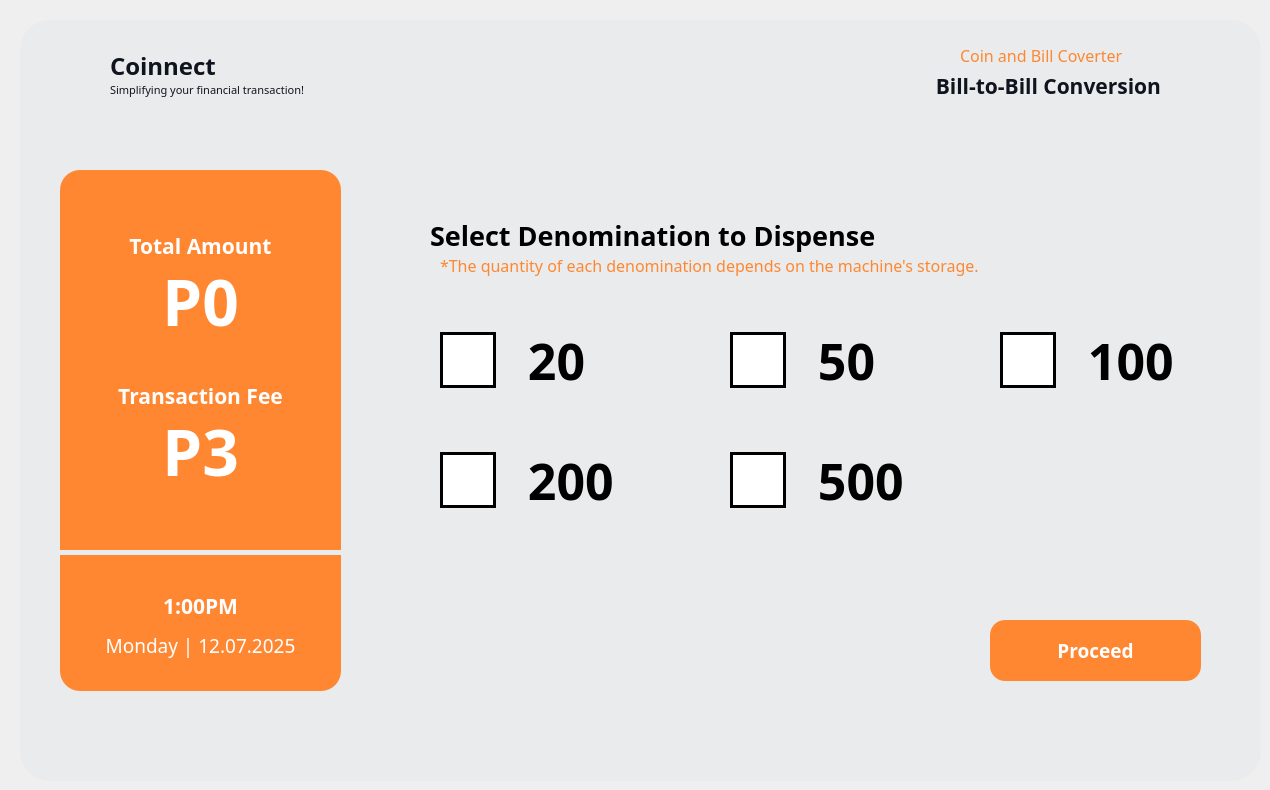
  <widget class="QWidget" name="dashboardFrame_03">
   <widget class="QFrame" name="DashboardFrame_3">
    <property name="enabled">
     <bool>true</bool>
    </property>
    <property name="geometry">
     <rect>
      <x>20</x>
      <y>20</y>
      <width>1241</width>
      <height>761</height>
     </rect>
    </property>
    <property name="font">
     <font>
      <pointsize>9</pointsize>
     </font>
    </property>
    <property name="styleSheet">
     <string notr="true">QFrame {
    background-color: #eaebec;
	border-radius: 30px;
}
</string>
    </property>
    <property name="frameShape">
     <enum>QFrame::NoFrame</enum>
    </property>
    <widget class="QLabel" name="label_137">
     <property name="geometry">
      <rect>
       <x>90</x>
       <y>20</y>
       <width>141</width>
       <height>51</height>
      </rect>
     </property>
     <property name="font">
      <font>
       <family>Montserrat</family>
       <pointsize>18</pointsize>
       <weight>75</weight>
       <bold>true</bold>
      </font>
     </property>
     <property name="styleSheet">
      <string notr="true">QLabel {
    color: #0f151f;
}
</string>
     </property>
     <property name="text">
      <string>Coinnect</string>
     </property>
    </widget>
    <widget class="QLabel" name="label_138">
     <property name="geometry">
      <rect>
       <x>90</x>
       <y>60</y>
       <width>231</width>
       <height>20</height>
      </rect>
     </property>
     <property name="font">
      <font>
       <family>Montserrat</family>
       <pointsize>8</pointsize>
       <weight>50</weight>
       <bold>false</bold>
      </font>
     </property>
     <property name="styleSheet">
      <string notr="true">QLabel {
    color: #0f151f;
}
</string>
     </property>
     <property name="text">
      <string>Simplifying your financial transaction!</string>
     </property>
    </widget>
    <widget class="QLabel" name="main_logo_54">
     <property name="geometry">
      <rect>
       <x>40</x>
       <y>35</y>
       <width>40</width>
       <height>40</height>
      </rect>
     </property>
     <property name="text">
      <string/>
     </property>
     <property name="pixmap">
      <pixmap>images/Coinnect Logo.png</pixmap>
     </property>
     <property name="scaledContents">
      <bool>true</bool>
     </property>
    </widget>
    <widget class="QLabel" name="label_139">
     <property name="geometry">
      <rect>
       <x>410</x>
       <y>190</y>
       <width>561</width>
       <height>51</height>
      </rect>
     </property>
     <property name="font">
      <font>
       <family>Montserrat</family>
       <pointsize>20</pointsize>
       <weight>75</weight>
       <bold>true</bold>
      </font>
     </property>
     <property name="layoutDirection">
      <enum>Qt::LeftToRight</enum>
     </property>
     <property name="styleSheet">
      <string notr="true">QLabel {
    color: black;
	background-color: transparent;
}
</string>
     </property>
     <property name="text">
      <string>Select Denomination to Dispense</string>
     </property>
    </widget>
    <widget class="QLabel" name="label_140">
     <property name="geometry">
      <rect>
       <x>940</x>
       <y>20</y>
       <width>201</width>
       <height>31</height>
      </rect>
     </property>
     <property name="font">
      <font>
       <family>Montserrat</family>
       <pointsize>12</pointsize>
       <weight>50</weight>
       <bold>false</bold>
      </font>
     </property>
     <property name="styleSheet">
      <string notr="true">QLabel {
    color: #ff8731;
}
</string>
     </property>
     <property name="text">
      <string>Coin and Bill Coverter</string>
     </property>
    </widget>
    <widget class="QLabel" name="label_141">
     <property name="geometry">
      <rect>
       <x>850</x>
       <y>40</y>
       <width>291</width>
       <height>51</height>
      </rect>
     </property>
     <property name="font">
      <font>
       <family>Montserrat</family>
       <pointsize>16</pointsize>
       <weight>75</weight>
       <bold>true</bold>
      </font>
     </property>
     <property name="styleSheet">
      <string notr="true">QLabel {
    color: #0F151F;
}
</string>
     </property>
     <property name="text">
      <string>Bill-to-Bill Conversion</string>
     </property>
     <property name="alignment">
      <set>Qt::AlignRight|Qt::AlignTrailing|Qt::AlignVCenter</set>
     </property>
    </widget>
    <widget class="QLabel" name="main_logo_55">
     <property name="geometry">
      <rect>
       <x>1150</x>
       <y>30</y>
       <width>50</width>
       <height>50</height>
      </rect>
     </property>
     <property name="text">
      <string/>
     </property>
     <property name="pixmap">
      <pixmap>images/Bill to Bill.png</pixmap>
     </property>
     <property name="scaledContents">
      <bool>true</bool>
     </property>
    </widget>
    <widget class="QToolButton" name="type_foreignBtn_8">
     <property name="geometry">
      <rect>
       <x>40</x>
       <y>150</y>
       <width>281</width>
       <height>521</height>
      </rect>
     </property>
     <property name="font">
      <font>
       <family>Montserrat</family>
       <pointsize>16</pointsize>
       <weight>75</weight>
       <bold>true</bold>
      </font>
     </property>
     <property name="cursor">
      <cursorShape>ArrowCursor</cursorShape>
     </property>
     <property name="styleSheet">
      <string notr="true">QToolButton {
    background-color: #ff8731;
    color: white;
    border: none;
    border-radius: 20px;
    padding-top:30px;
    text-align: center;
}

</string>
     </property>
     <property name="text">
      <string/>
     </property>
     <property name="iconSize">
      <size>
       <width>200</width>
       <height>200</height>
      </size>
     </property>
     <property name="checkable">
      <bool>false</bool>
     </property>
     <property name="popupMode">
      <enum>QToolButton::DelayedPopup</enum>
     </property>
     <property name="toolButtonStyle">
      <enum>Qt::ToolButtonIconOnly</enum>
     </property>
    </widget>
    <widget class="QToolButton" name="cb_dashboard_proceed">
     <property name="geometry">
      <rect>
       <x>970</x>
       <y>600</y>
       <width>211</width>
       <height>61</height>
      </rect>
     </property>
     <property name="font">
      <font>
       <family>Montserrat</family>
       <pointsize>14</pointsize>
       <weight>75</weight>
       <bold>true</bold>
      </font>
     </property>
     <property name="cursor">
      <cursorShape>PointingHandCursor</cursorShape>
     </property>
     <property name="styleSheet">
      <string notr="true">QToolButton {
    background-color: #ff8731;
    color: white;
    border: none;
    border-radius: 15px;
    text-align: center;
}

QToolButton:hover {
    background-color: #FFA05C;  /* light gray */
}

QToolButton:pressed {
    background-color: #F56600;
    padding-top: 15px;  /* simulate press-in */
    padding-bottom: 20px;
 
}

</string>
     </property>
     <property name="text">
      <string>Proceed</string>
     </property>
     <property name="iconSize">
      <size>
       <width>200</width>
       <height>200</height>
      </size>
     </property>
     <property name="checkable">
      <bool>false</bool>
     </property>
     <property name="popupMode">
      <enum>QToolButton::DelayedPopup</enum>
     </property>
     <property name="toolButtonStyle">
      <enum>Qt::ToolButtonIconOnly</enum>
     </property>
    </widget>
    <widget class="QLabel" name="label_142">
     <property name="geometry">
      <rect>
       <x>420</x>
       <y>220</y>
       <width>651</width>
       <height>51</height>
      </rect>
     </property>
     <property name="font">
      <font>
       <family>Montserrat</family>
       <pointsize>12</pointsize>
       <weight>50</weight>
       <bold>false</bold>
      </font>
     </property>
     <property name="styleSheet">
      <string notr="true">QLabel {
    color: #ff8731;
}
</string>
     </property>
     <property name="text">
      <string>*The quantity of each denomination depends on the machine's storage.</string>
     </property>
    </widget>
    <widget class="QLabel" name="label_143">
     <property name="geometry">
      <rect>
       <x>70</x>
       <y>200</y>
       <width>221</width>
       <height>51</height>
      </rect>
     </property>
     <property name="font">
      <font>
       <family>Montserrat</family>
       <pointsize>16</pointsize>
       <weight>75</weight>
       <bold>true</bold>
      </font>
     </property>
     <property name="layoutDirection">
      <enum>Qt::LeftToRight</enum>
     </property>
     <property name="styleSheet">
      <string notr="true">QLabel {
    color: white;
	background-color: transparent;
}
</string>
     </property>
     <property name="text">
      <string>Total Amount</string>
     </property>
     <property name="alignment">
      <set>Qt::AlignCenter</set>
     </property>
    </widget>
    <widget class="QLabel" name="cb_dashboard_selected">
     <property name="geometry">
      <rect>
       <x>50</x>
       <y>240</y>
       <width>261</width>
       <height>81</height>
      </rect>
     </property>
     <property name="font">
      <font>
       <family>Montserrat</family>
       <pointsize>48</pointsize>
       <weight>75</weight>
       <bold>true</bold>
      </font>
     </property>
     <property name="layoutDirection">
      <enum>Qt::LeftToRight</enum>
     </property>
     <property name="styleSheet">
      <string notr="true">QLabel {
    color: white;
	background-color: transparent;
}
</string>
     </property>
     <property name="text">
      <string>P0</string>
     </property>
     <property name="alignment">
      <set>Qt::AlignCenter</set>
     </property>
    </widget>
    <widget class="QLabel" name="cb_dashboard_tf">
     <property name="geometry">
      <rect>
       <x>90</x>
       <y>390</y>
       <width>181</width>
       <height>81</height>
      </rect>
     </property>
     <property name="font">
      <font>
       <family>Montserrat</family>
       <pointsize>48</pointsize>
       <weight>75</weight>
       <bold>true</bold>
      </font>
     </property>
     <property name="layoutDirection">
      <enum>Qt::LeftToRight</enum>
     </property>
     <property name="styleSheet">
      <string notr="true">QLabel {
    color: white;
	background-color: transparent;
}
</string>
     </property>
     <property name="text">
      <string>P3</string>
     </property>
     <property name="alignment">
      <set>Qt::AlignCenter</set>
     </property>
    </widget>
    <widget class="QLabel" name="label_144">
     <property name="geometry">
      <rect>
       <x>70</x>
       <y>350</y>
       <width>221</width>
       <height>51</height>
      </rect>
     </property>
     <property name="font">
      <font>
       <family>Montserrat</family>
       <pointsize>16</pointsize>
       <weight>75</weight>
       <bold>true</bold>
      </font>
     </property>
     <property name="layoutDirection">
      <enum>Qt::LeftToRight</enum>
     </property>
     <property name="styleSheet">
      <string notr="true">QLabel {
    color: white;
	background-color: transparent;
}
</string>
     </property>
     <property name="text">
      <string>Transaction Fee</string>
     </property>
     <property name="alignment">
      <set>Qt::AlignCenter</set>
     </property>
    </widget>
    <widget class="Line" name="line_28">
     <property name="geometry">
      <rect>
       <x>40</x>
       <y>530</y>
       <width>281</width>
       <height>5</height>
      </rect>
     </property>
     <property name="orientation">
      <enum>Qt::Vertical</enum>
     </property>
    </widget>
    <widget class="QLabel" name="main_timeLabel_9">
     <property name="geometry">
      <rect>
       <x>110</x>
       <y>570</y>
       <width>141</width>
       <height>31</height>
      </rect>
     </property>
     <property name="font">
      <font>
       <family>Montserrat</family>
       <pointsize>16</pointsize>
       <weight>75</weight>
       <bold>true</bold>
      </font>
     </property>
     <property name="layoutDirection">
      <enum>Qt::LeftToRight</enum>
     </property>
     <property name="styleSheet">
      <string notr="true">QLabel {
	background-color: transparent;
    color: white;  /* or just #fff */
}
</string>
     </property>
     <property name="text">
      <string>1:00PM</string>
     </property>
     <property name="alignment">
      <set>Qt::AlignCenter</set>
     </property>
    </widget>
    <widget class="QLabel" name="main_DateLabel_9">
     <property name="geometry">
      <rect>
       <x>40</x>
       <y>610</y>
       <width>281</width>
       <height>31</height>
      </rect>
     </property>
     <property name="font">
      <font>
       <family>Montserrat</family>
       <pointsize>14</pointsize>
       <weight>50</weight>
       <bold>false</bold>
      </font>
     </property>
     <property name="styleSheet">
      <string notr="true">QLabel {
	background-color: transparent;
    color: white;  /* or just #fff */
}
</string>
     </property>
     <property name="text">
      <string>Monday | 12.07.2025</string>
     </property>
     <property name="alignment">
      <set>Qt::AlignCenter</set>
     </property>
    </widget>
    <widget class="QCheckBox" name="cb_dashboard_20">
     <property name="geometry">
      <rect>
       <x>420</x>
       <y>300</y>
       <width>161</width>
       <height>81</height>
      </rect>
     </property>
     <property name="font">
      <font>
       <family>Montserrat</family>
       <pointsize>-1</pointsize>
       <weight>75</weight>
       <bold>true</bold>
      </font>
     </property>
     <property name="styleSheet">
      <string notr="true">QCheckBox {
    color: black;
    background-color: transparent;
    font-size: 50px;
}

QCheckBox::indicator {
    width: 50px;
    height: 50px;
}

/* CHECKED */
QCheckBox::indicator:checked {
    background-color: #F56600;
    border: 3px solid #F56600;
    image: url(&quot;D:/Coinnect UI/images/checkWhite.png&quot;);
}


/* UNCHECKED */
QCheckBox::indicator:unchecked {
    background-color: white;
    border: 3px solid #000000;
}

/* DISABLED STATE (Visually Greyed Out) */
QCheckBox:disabled {
    color: grey;
}

QCheckBox::indicator:disabled {
    background-color: #CCCCCC;
    border: 3px solid #aaaaaa;
}
</string>
     </property>
     <property name="text">
      <string>  20</string>
     </property>
     <property name="tristate">
      <bool>false</bool>
     </property>
    </widget>
    <widget class="QCheckBox" name="cb_dashboard_50">
     <property name="geometry">
      <rect>
       <x>710</x>
       <y>300</y>
       <width>161</width>
       <height>81</height>
      </rect>
     </property>
     <property name="font">
      <font>
       <family>Montserrat</family>
       <pointsize>-1</pointsize>
       <weight>75</weight>
       <bold>true</bold>
      </font>
     </property>
     <property name="styleSheet">
      <string notr="true">QCheckBox {
    color: black;
    background-color: transparent;
    font-size: 50px;
}

QCheckBox::indicator {
    width: 50px;
    height: 50px;
}

/* CHECKED */
QCheckBox::indicator:checked {
    background-color: #F56600;
    border: 3px solid #F56600;
    image: url(&quot;D:/Coinnect UI/images/checkWhite.png&quot;);
}

/* UNCHECKED */
QCheckBox::indicator:unchecked {
    background-color: white;
    border: 3px solid #000000;
}

/* DISABLED STATE (Visually Greyed Out) */
QCheckBox:disabled {
    color: grey;
}

QCheckBox::indicator:disabled {
    background-color: #CCCCCC;
    border: 3px solid #aaaaaa;
}
</string>
     </property>
     <property name="text">
      <string>  50</string>
     </property>
     <property name="tristate">
      <bool>false</bool>
     </property>
    </widget>
    <widget class="QCheckBox" name="cb_dashboard_100">
     <property name="geometry">
      <rect>
       <x>980</x>
       <y>300</y>
       <width>241</width>
       <height>81</height>
      </rect>
     </property>
     <property name="font">
      <font>
       <family>Montserrat</family>
       <pointsize>-1</pointsize>
       <weight>75</weight>
       <bold>true</bold>
      </font>
     </property>
     <property name="styleSheet">
      <string notr="true">QCheckBox {
    color: black;
    background-color: transparent;
    font-size: 50px;
}

QCheckBox::indicator {
    width: 50px;
    height: 50px;
}

/* CHECKED */
QCheckBox::indicator:checked {
    background-color: #F56600;
    border: 3px solid #F56600;
    image: url(&quot;D:/Coinnect UI/images/checkWhite.png&quot;);
}


/* UNCHECKED */
QCheckBox::indicator:unchecked {
    background-color: white;
    border: 3px solid #000000;
}

/* DISABLED STATE (Visually Greyed Out) */
QCheckBox:disabled {
    color: grey;
}

QCheckBox::indicator:disabled {
    background-color: #CCCCCC;
    border: 3px solid #aaaaaa;
}
</string>
     </property>
     <property name="text">
      <string>  100</string>
     </property>
     <property name="tristate">
      <bool>false</bool>
     </property>
    </widget>
    <widget class="QCheckBox" name="cb_dashboard_200">
     <property name="geometry">
      <rect>
       <x>420</x>
       <y>420</y>
       <width>241</width>
       <height>81</height>
      </rect>
     </property>
     <property name="font">
      <font>
       <family>Montserrat</family>
       <pointsize>-1</pointsize>
       <weight>75</weight>
       <bold>true</bold>
      </font>
     </property>
     <property name="styleSheet">
      <string notr="true">QCheckBox {
    color: black;
    background-color: transparent;
    font-size: 50px;
}

QCheckBox::indicator {
    width: 50px;
    height: 50px;
}

/* CHECKED */
QCheckBox::indicator:checked {
    background-color: #F56600;
    border: 3px solid #F56600;
    image: url(&quot;D:/Coinnect UI/images/checkWhite.png&quot;);
}


/* UNCHECKED */
QCheckBox::indicator:unchecked {
    background-color: white;
    border: 3px solid #000000;
}

/* DISABLED STATE (Visually Greyed Out) */
QCheckBox:disabled {
    color: grey;
}

QCheckBox::indicator:disabled {
    background-color: #CCCCCC;
    border: 3px solid #aaaaaa;
}
</string>
     </property>
     <property name="text">
      <string>  200</string>
     </property>
     <property name="tristate">
      <bool>false</bool>
     </property>
    </widget>
    <widget class="QPushButton" name="converter_select_backBtn_11">
     <property name="geometry">
      <rect>
       <x>50</x>
       <y>700</y>
       <width>21</width>
       <height>41</height>
      </rect>
     </property>
     <property name="font">
      <font>
       <family>Montserrat</family>
       <pointsize>12</pointsize>
       <weight>75</weight>
       <bold>true</bold>
      </font>
     </property>
     <property name="cursor">
      <cursorShape>PointingHandCursor</cursorShape>
     </property>
     <property name="styleSheet">
      <string notr="true">QPushButton {
    background-color: #eaebec;
    border-radius: 30px;
}


QPushButton:pressed {
    padding-top: 8px;  /* simulate press-in */
    padding-bottom: 7px;
    box-shadow: inset 0px 2px 4px rgba(255, 255, 255, 0.4); /* lighter shadow */
}
</string>
     </property>
     <property name="text">
      <string/>
     </property>
     <property name="icon">
      <iconset>
       <normaloff>images/back_black.png</normaloff>images/back_black.png</iconset>
     </property>
     <property name="iconSize">
      <size>
       <width>20</width>
       <height>20</height>
      </size>
     </property>
    </widget>
    <widget class="QCheckBox" name="cb_dashboard_500">
     <property name="geometry">
      <rect>
       <x>710</x>
       <y>420</y>
       <width>241</width>
       <height>81</height>
      </rect>
     </property>
     <property name="font">
      <font>
       <family>Montserrat</family>
       <pointsize>-1</pointsize>
       <weight>75</weight>
       <bold>true</bold>
      </font>
     </property>
     <property name="styleSheet">
      <string notr="true">QCheckBox {
    color: black;
    background-color: transparent;
    font-size: 50px;
}

QCheckBox::indicator {
    width: 50px;
    height: 50px;
}

/* CHECKED */
QCheckBox::indicator:checked {
    background-color: #F56600;
    border: 3px solid #F56600;
    image: url(&quot;D:/Coinnect UI/images/checkWhite.png&quot;);
}


/* UNCHECKED */
QCheckBox::indicator:unchecked {
    background-color: white;
    border: 3px solid #000000;
}

/* DISABLED STATE (Visually Greyed Out) */
QCheckBox:disabled {
    color: grey;
}

QCheckBox::indicator:disabled {
    background-color: #CCCCCC;
    border: 3px solid #aaaaaa;
}
</string>
     </property>
     <property name="text">
      <string>  500</string>
     </property>
     <property name="tristate">
      <bool>false</bool>
     </property>
    </widget>
    <zorder>label_141</zorder>
    <zorder>label_142</zorder>
    <zorder>label_137</zorder>
    <zorder>label_138</zorder>
    <zorder>main_logo_54</zorder>
    <zorder>label_139</zorder>
    <zorder>label_140</zorder>
    <zorder>main_logo_55</zorder>
    <zorder>type_foreignBtn_8</zorder>
    <zorder>cb_dashboard_proceed</zorder>
    <zorder>label_143</zorder>
    <zorder>cb_dashboard_selected</zorder>
    <zorder>cb_dashboard_tf</zorder>
    <zorder>label_144</zorder>
    <zorder>line_28</zorder>
    <zorder>main_timeLabel_9</zorder>
    <zorder>main_DateLabel_9</zorder>
    <zorder>cb_dashboard_20</zorder>
    <zorder>cb_dashboard_50</zorder>
    <zorder>cb_dashboard_100</zorder>
    <zorder>cb_dashboard_200</zorder>
    <zorder>converter_select_backBtn_11</zorder>
    <zorder>cb_dashboard_500</zorder>
   </widget>
  </widget>
